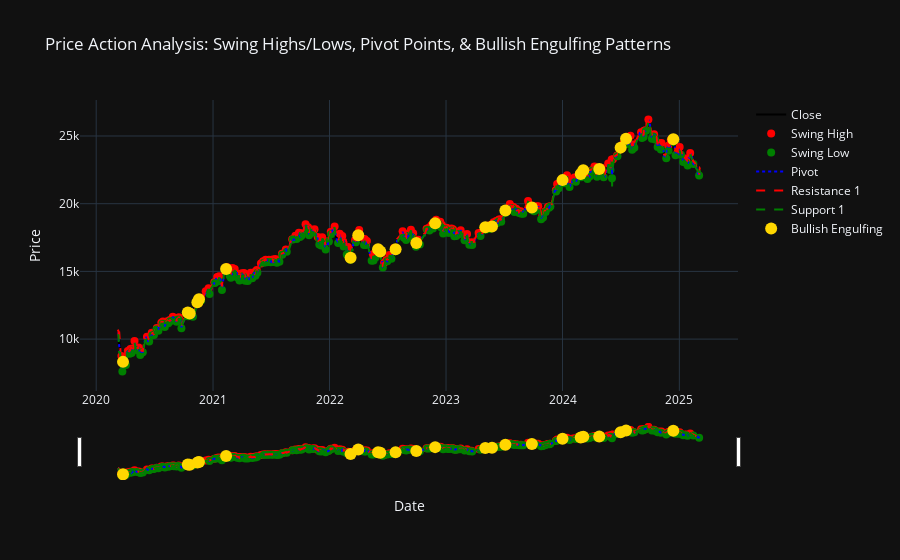

Write notebook code for a chart like this one.
### Markdown cell above
# Price Action Analysis

### Code cell
import pandas as pd
import numpy as np
import plotly.graph_objects as go

# Load NIFTY50 data (Replace with your actual data file)
df = pd.read_csv("NIFTY50_1d_5y.csv", parse_dates=["Date"], index_col="Date")

# --- 1. Detect Swing Highs and Swing Lows ---
# Using a rolling window to identify local maximums (swing highs) and minimums (swing lows)
window = 5  # Adjust based on desired sensitivity
df["swing_high"] = df["Close"][(df["Close"] == df["Close"].rolling(window=window, center=True).max())]
df["swing_low"] = df["Close"][(df["Close"] == df["Close"].rolling(window=window, center=True).min())]

# --- 2. Calculate Pivot Points (Support/Resistance Levels) ---
# Pivot point formulas (for daily data):
# Pivot (P) = (High + Low + Close) / 3
# Resistance 1 (R1) = 2P - Low, Support 1 (S1) = 2P - High
df["Pivot"] = (df["High"] + df["Low"] + df["Close"]) / 3
df["R1"] = 2 * df["Pivot"] - df["Low"]
df["S1"] = 2 * df["Pivot"] - df["High"]

# --- 3. Candlestick Pattern Recognition: Bullish Engulfing ---
def bullish_engulfing(data):
    """
    Identify bullish engulfing patterns:
    - Previous candle is bearish (Close < Open)
    - Current candle is bullish (Close > Open)
    - Current candle's body fully engulfs the previous candle's body
    """
    pattern = [False]  # First row has no prior candle to compare
    for i in range(1, len(data)):
        prev = data.iloc[i-1]
        curr = data.iloc[i]
        if (prev["Close"] < prev["Open"] and              # Previous candle bearish
            curr["Close"] > curr["Open"] and              # Current candle bullish
            curr["Open"] < prev["Close"] and              # Current open below previous close
            curr["Close"] > prev["Open"]):                # Current close above previous open
            pattern.append(True)
        else:
            pattern.append(False)
    return pattern

df["BullishEngulfing"] = bullish_engulfing(df)

# --- Create the Interactive Chart using Plotly ---
fig = go.Figure()

# Plot the closing price as a line
fig.add_trace(go.Scatter(x=df.index, y=df["Close"],
                         mode="lines", name="Close",
                         line=dict(color="black", width=2)))

# Plot Swing Highs and Swing Lows as markers
fig.add_trace(go.Scatter(x=df.index, y=df["swing_high"],
                         mode="markers", name="Swing High",
                         marker=dict(color="red", size=8)))
fig.add_trace(go.Scatter(x=df.index, y=df["swing_low"],
                         mode="markers", name="Swing Low",
                         marker=dict(color="green", size=8)))

# Plot Pivot, Resistance, and Support lines
fig.add_trace(go.Scatter(x=df.index, y=df["Pivot"],
                         mode="lines", name="Pivot",
                         line=dict(color="blue", dash="dot")))
fig.add_trace(go.Scatter(x=df.index, y=df["R1"],
                         mode="lines", name="Resistance 1",
                         line=dict(color="red", dash="dash")))
fig.add_trace(go.Scatter(x=df.index, y=df["S1"],
                         mode="lines", name="Support 1",
                         line=dict(color="green", dash="dash")))

# Highlight Bullish Engulfing patterns as markers
engulfing_signals = df[df["BullishEngulfing"]]
fig.add_trace(go.Scatter(x=engulfing_signals.index, y=engulfing_signals["Close"],
                         mode="markers", name="Bullish Engulfing",
                         marker=dict(color="gold", size=12)))

# Update layout for better visualization
fig.update_layout(
    title="Price Action Analysis: Swing Highs/Lows, Pivot Points, & Bullish Engulfing Patterns",
    xaxis_title="Date",
    yaxis_title="Price",
    template="plotly_dark",
    hovermode="x unified",
    xaxis_rangeslider_visible=True,
    height=700
)

# Show the plot
fig.show()

### Figure 1 — Plotly figure (JSON) as saved in the notebook; plotly's stock layout.template omitted (floating-point values rounded to 4 significant figures; data arrays with more than 128 entries replaced by an {"elided": "..."} marker saying what was removed)
{"data": [{"line": {"color": "black", "width": 2}, "mode": "lines", "name": "Close", "type": "scatter", "x": {"elided": "1237 str values"}, "y": {"elided": "1237 float values"}}, {"marker": {"color": "red", "size": 8}, "mode": "markers", "name": "Swing High", "type": "scatter", "x": {"elided": "1237 str values"}, "y": {"elided": "1237 float values"}}, {"marker": {"color": "green", "size": 8}, "mode": "markers", "name": "Swing Low", "type": "scatter", "x": {"elided": "1237 str values"}, "y": {"elided": "1237 float values"}}, {"line": {"color": "blue", "dash": "dot"}, "mode": "lines", "name": "Pivot", "type": "scatter", "x": {"elided": "1237 str values"}, "y": {"elided": "1237 float values"}}, {"line": {"color": "red", "dash": "dash"}, "mode": "lines", "name": "Resistance 1", "type": "scatter", "x": {"elided": "1237 str values"}, "y": {"elided": "1237 float values"}}, {"line": {"color": "green", "dash": "dash"}, "mode": "lines", "name": "Support 1", "type": "scatter", "x": {"elided": "1237 str values"}, "y": {"elided": "1237 float values"}}, {"marker": {"color": "gold", "size": 12}, "mode": "markers", "name": "Bullish Engulfing", "type": "scatter", "x": ["2020-03-25T00:00:00+05:30", "2020-10-14T00:00:00+05:30", "2020-10-20T00:00:00+05:30", "2020-11-13T00:00:00+05:30", "2020-11-18T00:00:00+05:30", "2021-02-11T00:00:00+05:30", "2022-03-08T00:00:00+05:30", "2022-04-01T00:00:00+05:30", "2022-06-02T00:00:00+05:30", "2022-06-09T00:00:00+05:30", "2022-07-27T00:00:00+05:30", "2022-09-30T00:00:00+05:30", "2022-11-28T00:00:00+05:30", "2023-05-04T00:00:00+05:30", "2023-05-25T00:00:00+05:30", "2023-07-06T00:00:00+05:30", "2023-09-27T00:00:00+05:30", "2024-01-01T00:00:00+05:30", "2024-02-27T00:00:00+05:30", "2024-03-06T00:00:00+05:30", "2024-04-25T00:00:00+05:30", "2024-07-01T00:00:00+05:30", "2024-07-18T00:00:00+05:30", "2024-12-13T00:00:00+05:30"], "y": [8318.0, 11970.0, 11900.0, 12720.0, 12940.0, 15170.0, 16010.0, 17670.0, 16628, 16480.0, 16640.0, 17090.0, 18560.0, 18260.0, 18320.0, 19500.0, 19720.0, 21740.0, 22200.0, 22470.0, 22570.0, 24140.0, 24800.0, 24770.0]}], "layout": {"autosize": true, "hovermode": "x unified", "title": {"text": "Price Action Analysis: Swing Highs/Lows, Pivot Points, & Bullish Engulfing Patterns"}, "xaxis": {"autorange": true, "range": ["2019-11-15 05:29:46.8718", "2025-06-29 18:30:13.1282"], "rangeslider": {"autorange": true, "range": ["2019-11-15 05:29:46.8718", "2025-06-29 18:30:13.1282"], "visible": true, "yaxis": {"_template": null, "rangemode": "match"}}, "title": {"text": "Date"}, "type": "date"}, "yaxis": {"autorange": true, "range": [5550.0, 28280.0], "title": {"text": "Price"}, "type": "linear"}}}
